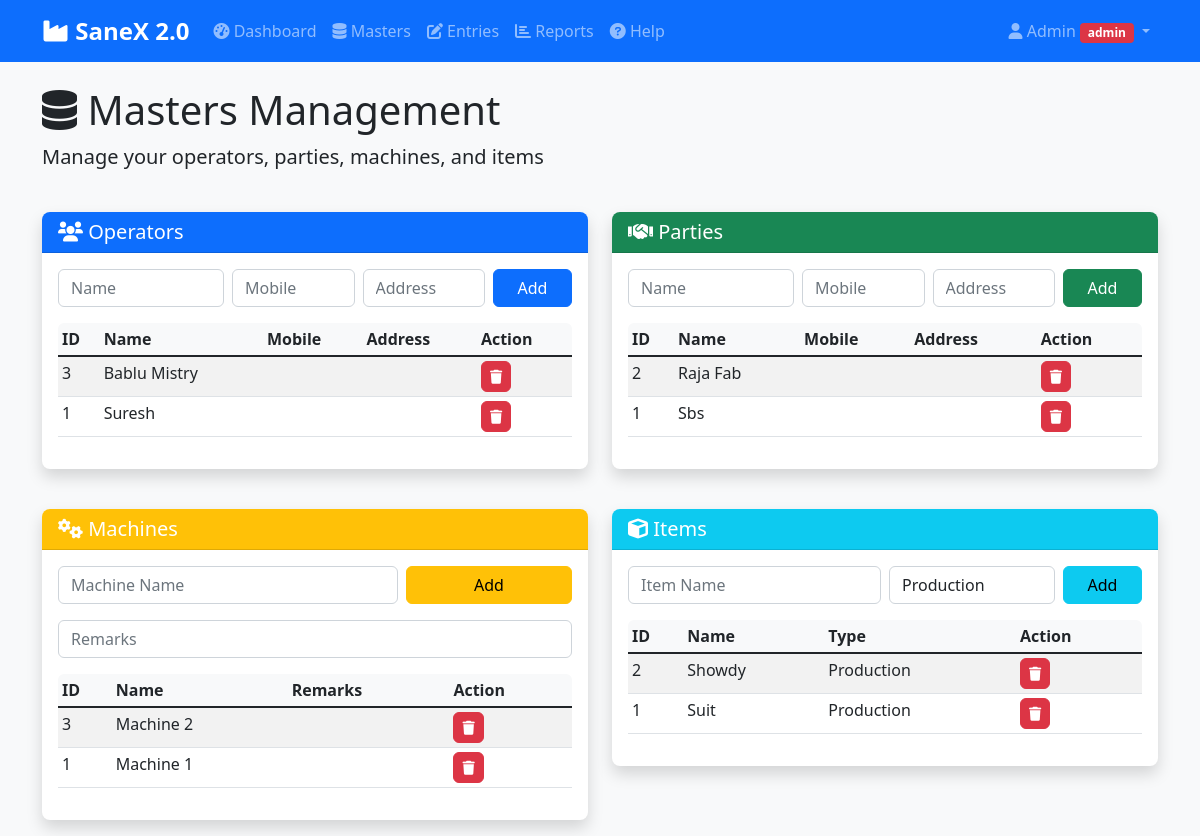
Screenshot of /masters (signed in) with the database file from the repository.
### tables this page shows
CREATE TABLE operators (
        id INTEGER PRIMARY KEY AUTOINCREMENT,
        name TEXT UNIQUE,
        mobile TEXT,
        address TEXT,
        created_at TEXT
    );

CREATE TABLE parties (
        id INTEGER PRIMARY KEY AUTOINCREMENT,
        name TEXT UNIQUE,
        mobile TEXT,
        address TEXT,
        created_at TEXT
    );

CREATE TABLE machines (
        id INTEGER PRIMARY KEY AUTOINCREMENT,
        name TEXT UNIQUE,
        remarks TEXT,
        created_at TEXT
    );

CREATE TABLE items (
        id INTEGER PRIMARY KEY AUTOINCREMENT,
        name TEXT UNIQUE,
        type TEXT,
        created_at TEXT
    );

### app.py (the view)
@app.route('/masters')
@login_required
def masters():
    operators = list_master("operators")
    parties = list_master("parties")
    machines = list_master("machines")
    items = list_master("items")
    return render_template('masters.html',
                         operators=operators,
                         parties=parties,
                         machines=machines,
                         items=items)

### app.py (called while the page is built)
def check_user_permission():
    if 'user_id' not in session:
        return False
    if session.get('user_role') == 'admin':
        return True
    allowed_routes = ['dashboard', 'masters', 'entries', 'help', 'logout', 'api_save_production']
    return request.endpoint in allowed_routes

def login_required(f):
    from functools import wraps
    @wraps(f)
    def decorated_function(*args, **kwargs):
        if 'user_id' not in session:
            flash('Please log in to access this page', 'error')
            return redirect(url_for('login'))
        if not check_user_permission():
            flash('Access denied. You do not have permission to view this page.', 'error')
            return redirect(url_for('dashboard'))
        return f(*args, **kwargs)
    return decorated_function

def get_conn():
    conn = sqlite3.connect(DB_PATH)
    conn.row_factory = sqlite3.Row
    return conn

def list_master(table: str):
    conn = get_conn()
    cur = conn.cursor()
    if table == "operators":
        cur.execute("SELECT * FROM operators ORDER BY id DESC")
    elif table == "parties":
        cur.execute("SELECT * FROM parties ORDER BY id DESC")
    elif table == "machines":
        cur.execute("SELECT * FROM machines ORDER BY id DESC")
    elif table == "items":
        cur.execute("SELECT * FROM items ORDER BY id DESC")
    rows = cur.fetchall()
    conn.close()
    return rows

### templates/masters.html (shortened to what this page needs)
{% extends "base.html" %}
{% block content %}
<div class="row">
    <div class="col-12">
        <h1><i class="fas fa-database"></i> Masters Management</h1>
        <p class="lead">Manage your operators, parties, machines, and items</p>
    </div>
</div>
<div class="row mt-4">
    <div class="col-md-6">
        <div class="card">
            <div class="card-header bg-primary text-white">
                <h5 class="mb-0"><i class="fas fa-users"></i> Operators</h5>
            </div>
            <div class="card-body">
                <form id="operatorForm">
                    <div class="row g-2 mb-3">
                        <div class="col-md-4">
                            <input type="text" class="form-control" id="opName" placeholder="Name" required>
                        </div>
                        <div class="col-md-3">
                            <input type="text" class="form-control" id="opMobile" placeholder="Mobile">
                        </div>
                        <div class="col-md-3">
                            <input type="text" class="form-control" id="opAddress" placeholder="Address">
                        </div>
                        <div class="col-md-2">
                            <button type="submit" class="btn btn-primary w-100">Add</button>
                        </div>
                    </div>
                </form>
                <div class="table-responsive">
                    <table class="table table-striped table-sm">
                        <thead>
                            <tr>
                                <th>ID</th>
                                <th>Name</th>
                                <th>Mobile</th>
                                <th>Address</th>
                                <th>Action</th>
                            </tr>
                        </thead>
                        <tbody>
                            {% for op in operators %}
                            <tr>
                                <td>{{ op.id }}</td>
                                <td>{{ op.name }}</td>
                                <td>{{ op.mobile }}</td>
                                <td>{{ op.address }}</td>
                                <td>
                                    <button class="btn btn-sm btn-danger delete-btn"
                                            data-table="operators"
                                            data-id="{{ op.id }}">
                                        <i class="fas fa-trash"></i>
                                    </button>
                                </td>
                            </tr>
                            {% endfor %}
                        </tbody>
                    </table>
                </div>
            </div>
        </div>
    </div>
    <div class="col-md-6">
        <div class="card">
            <div class="card-header bg-success text-white">
                <h5 class="mb-0"><i class="fas fa-handshake"></i> Parties</h5>
            </div>
            <div class="card-body">
                <form id="partyForm">
                    <div class="row g-2 mb-3">
                        <div class="col-md-4">
                            <input type="text" class="form-control" id="ptName" placeholder="Name" required>
                        </div>
                        <div class="col-md-3">
                            <input type="text" class="form-control" id="ptMobile" placeholder="Mobile">
                        </div>
                        <div class="col-md-3">
                            <input type="text" class="form-control" id="ptAddress" placeholder="Address">
                        </div>
                        <div class="col-md-2">
                            <button type="submit" class="btn btn-success w-100">Add</button>
                        </div>
                    </div>
                </form>
                <div class="table-responsive">
                    <table class="table table-striped table-sm">
                        <thead>
                            <tr>
                                <th>ID</th>
                                <th>Name</th>
                                <th>Mobile</th>
                                <th>Address</th>
                                <th>Action</th>
                            </tr>
                        </thead>
                        <tbody>
                            {% for pt in parties %}
                            <tr>
                                <td>{{ pt.id }}</td>
                                <td>{{ pt.name }}</td>
                                <td>{{ pt.mobile }}</td>
                                <td>{{ pt.address }}</td>
                                <td>
                                    <button class="btn btn-sm btn-danger delete-btn"
                                            data-table="parties"
                                            data-id="{{ pt.id }}">
                                        <i class="fas fa-trash"></i>
                                    </button>
                                </td>
                            </tr>
                            {% endfor %}
                        </tbody>
                    </table>
                </div>
            </div>
        </div>
    </div>
</div>
<div class="row mt-4">
    <div class="col-md-6">
        <div class="card">
            <div class="card-header bg-warning text-white">
                <h5 class="mb-0"><i class="fas fa-cogs"></i> Machines</h5>
            </div>
            <div class="card-body">
                <form id="machineForm">
                    <div class="row g-2 mb-3">
                        <div class="col-md-8">
                            <input type="text" class="form-control" id="mcName" placeholder="Machine Name" required>
                        </div>
                        <div class="col-md-4">
                            <button type="submit" class="btn btn-warning w-100">Add</button>
                        </div>
                    </div>
                    <div class="mb-3">
                        <input type="text" class="form-control" id="mcRemarks" placeholder="Remarks">
                    </div>
                </form>
                <div class="table-responsive">
                    <table class="table table-striped table-sm">
                        <thead>
                            <tr>
                                <th>ID</th>
                                <th>Name</th>
                                <th>Remarks</th>
                                <th>Action</th>
                            </tr>
                        </thead>
                        <tbody>
                            {% for mc in machines %}
                            <tr>
                                <td>{{ mc.id }}</td>
                                <td>{{ mc.name }}</td>
                                <td>{{ mc.remarks }}</td>
                                <td>
                                    <button class="btn btn-sm btn-danger delete-btn"
                                            data-table="machines"
                                            data-id="{{ mc.id }}">
                                        <i class="fas fa-trash"></i>
                                    </button>
                                </td>
                            </tr>
                            {% endfor %}
                        </tbody>
                    </table>
                </div>
            </div>
        </div>
    </div>
    <div class="col-md-6">
        <div class="card">
            <div class="card-header bg-info text-white">
                <h5 class="mb-0"><i class="fas fa-cube"></i> Items</h5>
            </div>
            <div class="card-body">
                <form id="itemForm">
                    <div class="row g-2 mb-3">
                        <div class="col-md-6">
                            <input type="text" class="form-control" id="itName" placeholder="Item Name" required>
                        </div>
                        <div class="col-md-4">
                            <select class="form-control" id="itType">
                                <option value="Production">Production</option>
                            </select>
                        </div>
                        <div class="col-md-2">
                            <button type="submit" class="btn btn-info w-100">Add</button>
                        </div>
                    </div>
                </form>
                <div class="table-responsive">
                    <table class="table table-striped table-sm">
                        <thead>
                            <tr>
                                <th>ID</th>
                                <th>Name</th>
                                <th>Type</th>
                                <th>Action</th>
                            </tr>
                        </thead>
                        <tbody>
                            {% for it in items %}
                            <tr>
                                <td>{{ it.id }}</td>
                                <td>{{ it.name }}</td>
                                <td>{{ it.type }}</td>
                                <td>
                                    <button class="btn btn-sm btn-danger delete-btn"
                                            data-table="items"
                                            data-id="{{ it.id }}">
                                        <i class="fas fa-trash"></i>
                                    </button>
                                </td>
                            </tr>
                            {% endfor %}
                        </tbody>
                    </table>
                </div>
            </div>
        </div>
    </div>
</div>
{% endblock %}

### templates/base.html (shortened to what this page needs)
<!DOCTYPE html>
<html lang="en">
<head>
    <link href="https://cdn.jsdelivr.net/npm/bootstrap@5.1.3/dist/css/bootstrap.min.css" rel="stylesheet">
    <link href="https://cdnjs.cloudflare.com/ajax/libs/font-awesome/6.0.0/css/all.min.css" rel="stylesheet">
    <link href="{{ url_for('static', filename='css/style.css') }}" rel="stylesheet">
</head>
<body>
    <nav class="navbar navbar-expand-lg navbar-dark bg-primary">
        <div class="container">
            <a class="navbar-brand" href="{{ url_for('dashboard') }}">
                <i class="fas fa-industry"></i> SaneX 2.0
            </a>
            {% if session.user_id %}
            <div class="collapse navbar-collapse" id="navbarNav">
                <ul class="navbar-nav me-auto">
                    <li class="nav-item">
                        <a class="nav-link" href="{{ url_for('dashboard') }}">
                            <i class="fas fa-tachometer-alt"></i> Dashboard
                        </a>
                    </li>
                    <li class="nav-item">
                        <a class="nav-link" href="{{ url_for('masters') }}">
                            <i class="fas fa-database"></i> Masters
                        </a>
                    </li>
                    <li class="nav-item">
                        <a class="nav-link" href="{{ url_for('entries') }}">
                            <i class="fas fa-edit"></i> Entries
                        </a>
                    </li>
                    {% if session.user_role == 'admin' %}
                    <li class="nav-item">
                        <a class="nav-link" href="{{ url_for('reports') }}">
                            <i class="fas fa-chart-bar"></i> Reports
                        </a>
                    </li>
                    {% endif %}
                    <li class="nav-item">
                        <a class="nav-link" href="{{ url_for('help') }}">
                            <i class="fas fa-question-circle"></i> Help
                        </a>
                    </li>
                </ul>
                <ul class="navbar-nav">
                    <li class="nav-item dropdown">
                        <a class="nav-link dropdown-toggle" href="#" id="navbarDropdown" role="button" data-bs-toggle="dropdown">
                            <i class="fas fa-user"></i> {{ session.username }}
                            <span class="badge bg-{% if session.user_role == 'admin' %}danger{% else %}info{% endif %}">
                                {{ session.user_role }}
                            </span>
                        </a>
                    </li>
                </ul>
            </div>
            {% endif %}
        </div>
    </nav>
    <div class="container mt-4">
        {% block content %}{% endblock %}
    </div>
</body>
</html>

### static/css/style.css (style rules this page uses)
body { background-color: #f8f9fa; font-family: 'Segoe UI', Tahoma, Geneva, Verdana, sans-serif; }
.navbar-brand { font-weight: bold; font-size: 1.5rem; }
.card { box-shadow: 0 0.125rem 0.25rem rgba(0, 0, 0, 0.075); border: 1px solid rgba(0, 0, 0, 0.125); margin-bottom: 1rem; border-radius: 0.5rem; }
.card-header { font-weight: 600; border-radius: 0.5rem 0.5rem 0 0 !important; }
.table th { border-top: none; font-weight: 600; background-color: #f8f9fa; }
.btn { border-radius: 0.375rem; }
.form-control, .form-select { border-radius: 0.375rem; }
.table-responsive { border-radius: 0.375rem; }
.badge { font-size: 0.75em; }
.card { border: none; box-shadow: 0 0.5rem 1rem rgba(0, 0, 0, 0.15); }
.card-header { border-bottom: 1px solid rgba(0, 0, 0, 0.125); }

### rows the page displays
operators: id "3", name "Bablu Mistry"
operators: id "1", name "Suresh"
parties: id "2", name "Raja Fab"
parties: id "1", name "Sbs"
machines: id "3", name "Machine 2"
machines: id "1", name "Machine 1"
items: id "2", name "Showdy", type "Production"
items: id "1", name "Suit", type "Production"

### other values shown
{{ session.username }} "Admin"
{{ session.user_role }} "admin"
